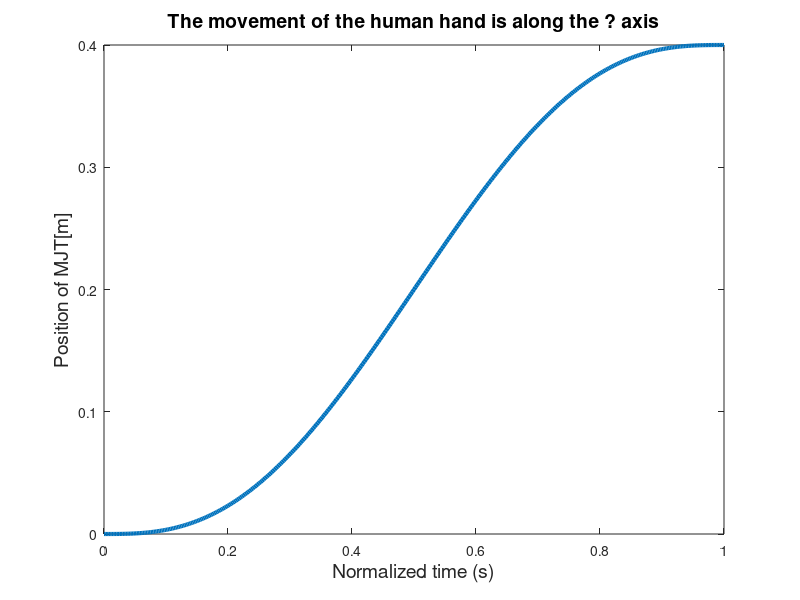
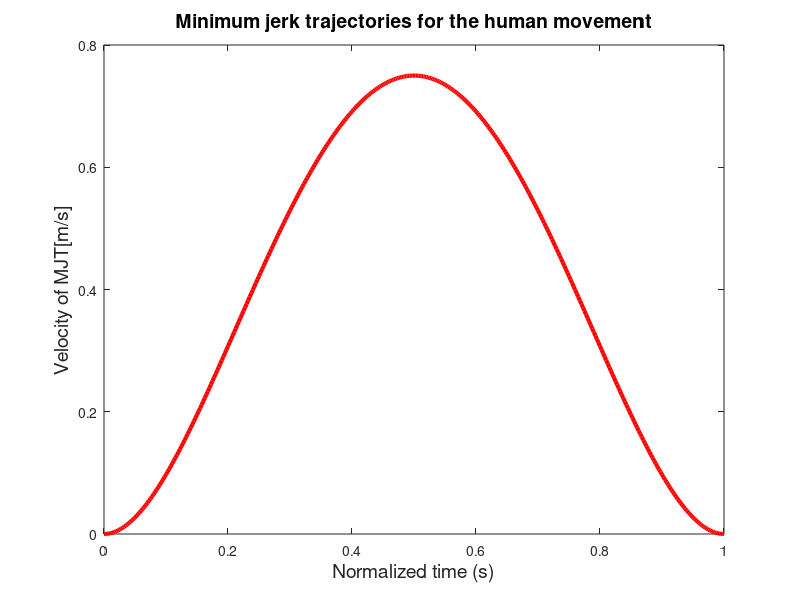
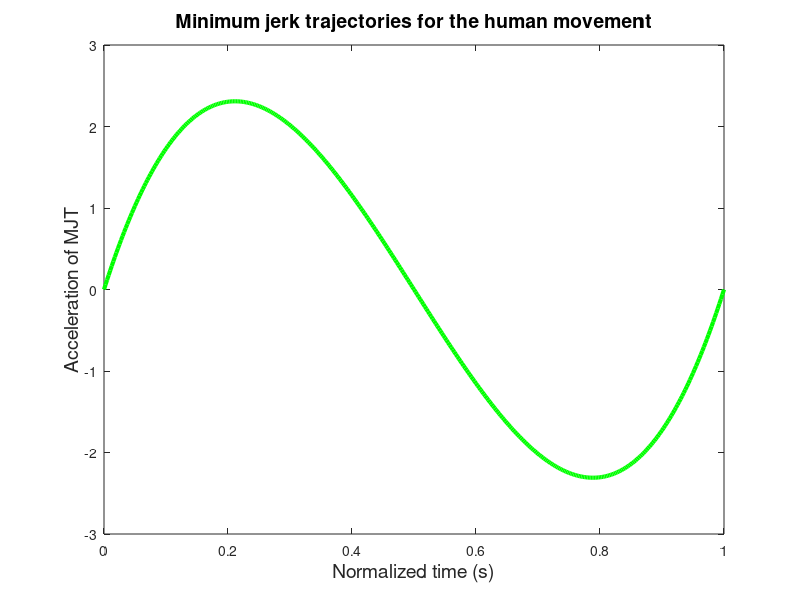
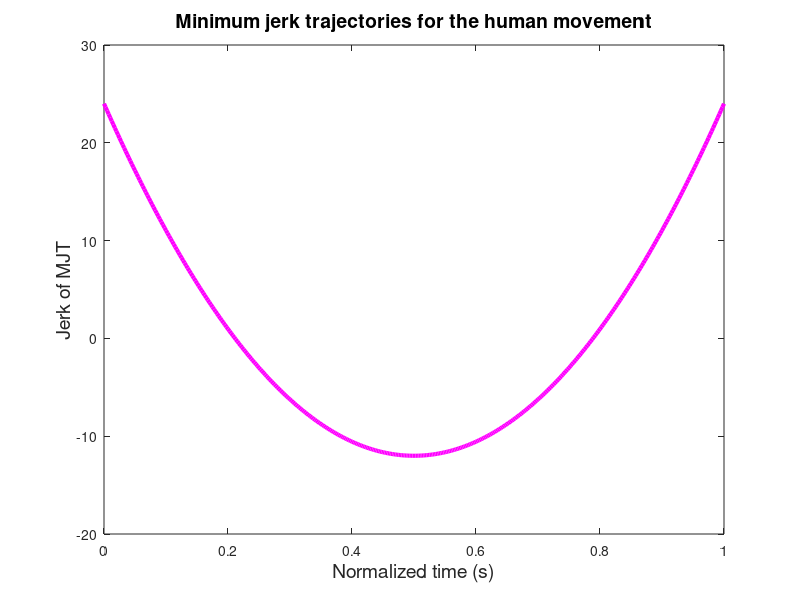

Source code (MATLAB) for these figures, in order:
% developed a code for estimating human motion trajectory based on the minimum jerk principle
%MATLAB code displaying the position, velocity, acceleration, and jerk trajectories as a function of time 
%The MJT is represented by the following function
%x(t)=x0+(xf-x0)*(6*t1.^5-15*t1.^4+10*t1.^3)
%y(t)=y0+yf-y0)*(6*t1.^5-15*t1.^4+10*t1.^3)
%where, t1 is the normalized time and equal to t/tf,0<t1<1
%x0 and y0 are the initial position coordinates at t=0 and
% xf, yf are the final positions coordinates at t=tf
%also assuming the velocity at the beginning and end of the movement is zero
t=0:0.01:4;
tf=4;
t1=t/tf;
 
%The movement of the human hand is along the x axis.Normalized time is t1=t/tf
%The position of the MJT as a function of time is given by
 
position=0.4*(6*t1.^5-15*t1.^4+10*t1.^3);
figure(1),plot(t1,position,'linewidth',3)
title ( ' The movement of the human hand is along the ? axis ','fontsize', [14])
xlabel ( ' Normalized time (s) ','fontsize', [14] )
ylabel ( ' Position of MJT[m] ','fontsize', [14] )
 
 
%the velocity of the MJT as a function of time is given by
velocity=0.4*(30*t1.^4-60*t1.^3+30*t1.^2);
figure(2),plot(t1,velocity,'r','linewidth',3)
title ( ' Minimum jerk trajectories for the human movement ','fontsize', [14])
xlabel ( ' Normalized time (s) ','fontsize', [14] )
ylabel ( ' Velocity of MJT[m/s] ','fontsize', [14] )
 
 
%the acceleration of the MJT as a function of time is given by
acceleration= 0.4*(120*t1.^3-180*t1.^2+60*t1);
figure(3),plot(t1,acceleration,'g','linewidth',3)
title ( ' Minimum jerk trajectories for the human movement ','fontsize', [14])
xlabel ( ' Normalized time (s) ','fontsize', [14] )
ylabel ( ' Acceleration of MJT ','fontsize', [14] )
 
 
 
%the jerk of the MJT as a function of time is given by
jerk=0.4*(360*t1.^2-360*t1+60);
figure(4),plot(t1,jerk,'m','linewidth',3)
title ( ' Minimum jerk trajectories for the human movement ','fontsize', [14])
xlabel ( ' Normalized time (s) ','fontsize', [14] )
ylabel ( ' Jerk of MJT ','fontsize', [14] )
 
 


